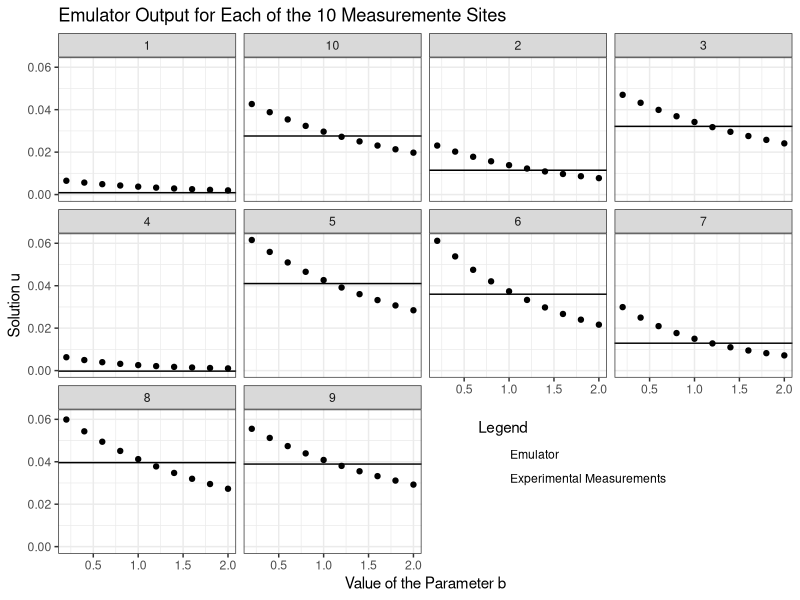
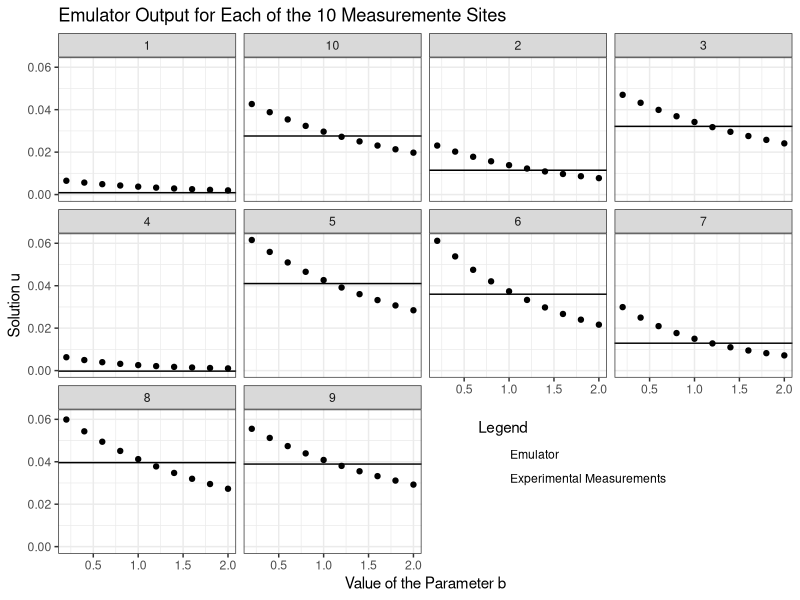

The R script that drew these images, in order:
#Script to explore the data output of the scripts data_experimental.m and data_output.m


#Author: Juan Garcia
#email: jggarcia@sfu.ca
#Date: Nov 13 2016

library(ggplot2)

exper=read.csv('experimental_data.csv')
synt=read.csv('simulation_datab.csv')

data=data.frame()
b=seq(0.2,2,by=0.2);

#Organizing the data
for(k in 1:10){
	output=as.numeric(synt[k,3:12])
	location=rep(k,10);
	temp=cbind(location,b,output)
	
	data=rbind(data,temp);
}
data$location=as.factor(data$location)	






hmm=data.frame(location=levels(data$location),z=exper$measures)
#
#
#
##Plotting the results from the emulator
#
#
##plot(b,synt[1,3:12]); abline(h=exper[1,3],col='red')
#
#
g=ggplot(data,aes(b))+facet_wrap(~location)

g=g+geom_hline(data=hmm,aes(yintercept=z,color='Experimental Measurements'))#color='Experimental Masures'))

g=g+geom_point(aes(y=output,color='Emulator'))+scale_alpha_manual(values=c(0,1))#color='Emulator Results'))

g=g+ggtitle('Emulator Output for Each of the 10 Measuremente Sites')+xlab('Value of the Parameter b')

g=g+ylab('Solution u')+theme_bw()


g=g+scale_color_manual(values=c('black','black'),
guide=guide_legend(override.aes=list(linetype=c('solid','blank'),shape=c(NA,16)),title='Legend'))
#g=g+guides(color=guide_legend(override.aes=list(linetype=c(1,0),shape=c(NA,16))))
g=g+theme(legend.position=c(0.7,0.2))

print(g)

ggsave('../Tesis/FigChap3/nofitted.jpg')
